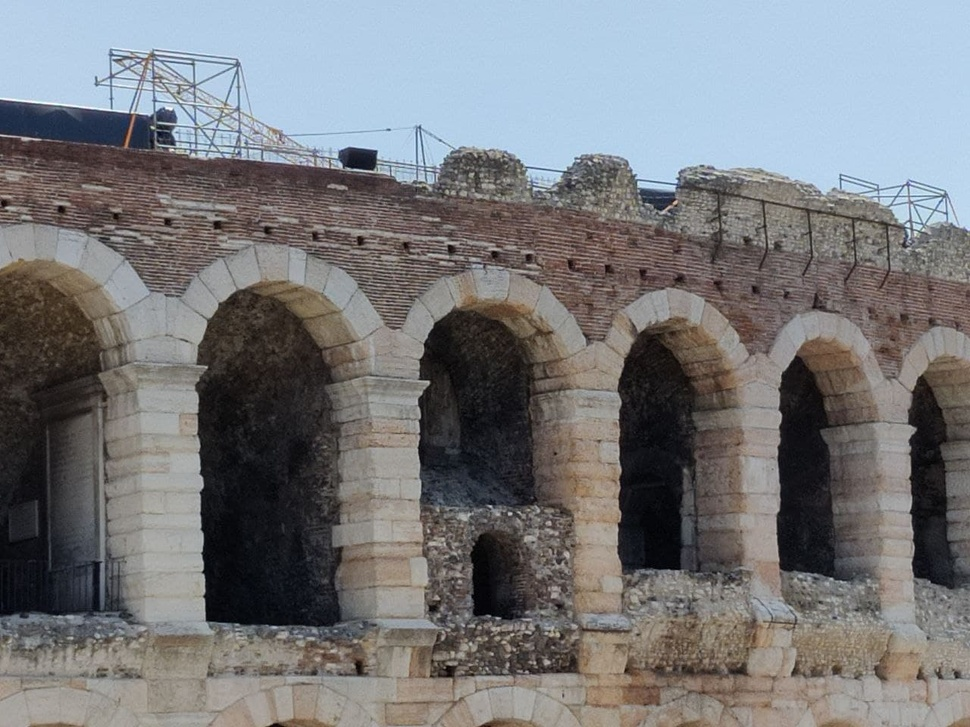
#> input picture images/arena/source_images/11.jpg, 970 x 727 px, shrunk from 1280 x 960 before the run, found by its file name; its folder holds 2 pictures in this run
$ jupyter execute --allow-errors main_flanned_based.ipynb
#> lines starting #> are read from the running program, lines starting #| are printed output that depends on the picture
[cell 1]
import matplotlib.pyplot as plt
from matplotlib import image as mpimg
import cv2
import os
import math
import numpy as np
from scipy.ndimage.morphology import distance_transform_edt

# FUNCTIONS

def getPathToImages(datasetIndex):
    relativePathFolder = ''
    startImgIndex = 0
    outputSavePath = ''

    if datasetIndex ==0:
        relativePathFolder = 'images/arena/source_images/'
        startImgIndex = 4
        outputSavePath = 'images/arena/'

    elif datasetIndex == 1:
        relativePathFolder = 'images/big_house/source_images/'
        startImgIndex = 1
        outputSavePath = 'images/big_house/'

    elif datasetIndex == 2:
        relativePathFolder = 'images/bridge/source_images/'
        startImgIndex = 0
        outputSavePath = 'images/bridge/'

    elif datasetIndex == 3:
        relativePathFolder = 'images/building_site/source_images/'
        startImgIndex = 0
        outputSavePath = 'images/building_site/'

    elif datasetIndex == 4:
        relativePathFolder = 'images/carmel/source_images/'
        startImgIndex = 0
        outputSavePath = 'images/carmel/'

    elif datasetIndex == 5:
        relativePathFolder = 'images/diamondhead/source_images/'
        startImgIndex = 0
        outputSavePath = 'images/diamondhead/'
    elif datasetIndex == 6:
        relativePathFolder = 'images/fishbowl/source_images/'
        startImgIndex = 0
        outputSavePath = 'images/fishbowl/'
    elif datasetIndex == 7:
        relativePathFolder = 'images/golden_gate/source_images/'
        startImgIndex = 0
        outputSavePath = 'images/golden_gate/'
    elif datasetIndex == 8:
        relativePathFolder = 'images/halfdome/source_images/'
        startImgIndex = 0
        outputSavePath = 'images/halfdome/'
    elif datasetIndex == 9:
        relativePathFolder = 'images/hotel/source_images/'
        startImgIndex = 0
        outputSavePath = 'images/hotel/'
    elif datasetIndex == 10:
        relativePathFolder = 'images/office/source_images/'
        startImgIndex = 0
        outputSavePath = 'images/office/'
    elif datasetIndex == 11:
        relativePathFolder = 'images/ponte_nuovo/source_images/'
        startImgIndex = 0
        outputSavePath = 'images/ponte_nuovo/'
    elif datasetIndex == 12:
        relativePathFolder = 'images/rio/source_images/'
        startImgIndex = 0
        outputSavePath = 'images/rio/'
    elif datasetIndex == 13:
        relativePathFolder = 'images/river/source_images/'
        startImgIndex = 0
        outputSavePath = 'images/river/'
    elif datasetIndex == 14:
        relativePathFolder = 'images/roof/source_images/'
        startImgIndex = 0
        outputSavePath = 'images/roof/'
    elif datasetIndex == 15:
        relativePathFolder = 'images/san_pietro/source_images/'
        startImgIndex = 0
        outputSavePath = 'images/san_pietro/'
    elif datasetIndex == 16:
        relativePathFolder = 'images/shangai/source_images/'
        startImgIndex = 0
        outputSavePath = 'images/shangai/'
    elif datasetIndex == 17:
        relativePathFolder = 'images/yard/source_images/'
        startImgIndex = 0
        outputSavePath = 'images/yard/'

    return (relativePathFolder, outputSavePath, startImgIndex)

# Removes black borders from image
def trim_black_countour(image):
    mask = np.argwhere(image != 0)

    min_x = np.min(mask[:,1])
    max_x = np.max(mask[:,1])

    min_y = np.min(mask[:,0])
    max_y = np.max(mask[:,0])

    return image[min_y:max_y, min_x:max_x,:]

# Compose the mosaice from 2 images using color adjust
# [22 lines left out: function blending, not called in this run]

def getMatches(descr_1, descr_2):
    # FlannBasedMatcher
    matcher = cv2.DescriptorMatcher_create(cv2.DescriptorMatcher_FLANNBASED)
    return matcher.knnMatch(descr_1, descr_2, 2)

def get_distance(e):
    return e.distance


def getSortedMatches(matches, percentageDistanceThesh):
        # percentageDistanceThesh must be between 0 and 1
        sortedMatches = []
        for m,n in matches:
            if m.distance < percentageDistanceThesh * n.distance:
                sortedMatches.append(m)

        list.sort(sortedMatches, key = get_distance)
        return sortedMatches


def getHMatrix(matches, numberOfPoints, iterations):
    baseImage_idx = matches[0].queryIdx
    bestMatch_idx = matches[0].trainIdx

    pts_base = np.array([[0, 0]])
    pts_bestMatch = np.array([[0, 0]])

    for x in range(numberOfPoints):
        baseImage_idx = bestMatches[x].queryIdx
        best_idx = bestMatches[x].trainIdx

        pts_base = np.concatenate((pts_base, [[base_kp[baseImage_idx].pt[0], base_kp[baseImage_idx].pt[1]]]))
        pts_bestMatch = np.concatenate((pts_bestMatch, [[bestMatchesKeyPoints[best_idx].pt[0], bestMatchesKeyPoints[best_idx].pt[1]]]))
    h, status = cv2.findHomography(pts_bestMatch, pts_base, cv2.RANSAC, maxIters = iterations)
    return h


# [19 lines left out: function drawMatches, not called in this run]

[cell 2]
relativePathFolder, outputSavePath, startImgIndex = getPathToImages(15)

images = []
for filename in os.listdir(relativePathFolder):
    img = cv2.imread(os.path.join(relativePathFolder, filename))
#> img is the input picture: shape (727, 970, 3); mean B, G, R 122.6, 120.2, 119.3
    if img is not None:
        images.append(img)
print("len ", len(images))
#| len  2
if len(images) < 5:
    fig, ax = plt.subplots(1, len(images), figsize=(15, 12))
    for j in range(len(images)):
        ax[j].imshow(images[j][:,:,::-1])
#> this loop made 2 passes
else:
    fig, ax = plt.subplots(math.floor(len(images)/5), 5, figsize=(15, 5))
    fig.suptitle('Some of the images')

    k = 0
    for i in range(math.floor(len(images)/5)):
        for j in range(5):
            ax[i,j].imshow(images[k][:,:,::-1])
            k+=1


startImage = images[startImgIndex]

plt.figure(figsize=(15,12))
plt.imshow(startImage[:,:,::-1])
plt.title('startImage')
plt.show()
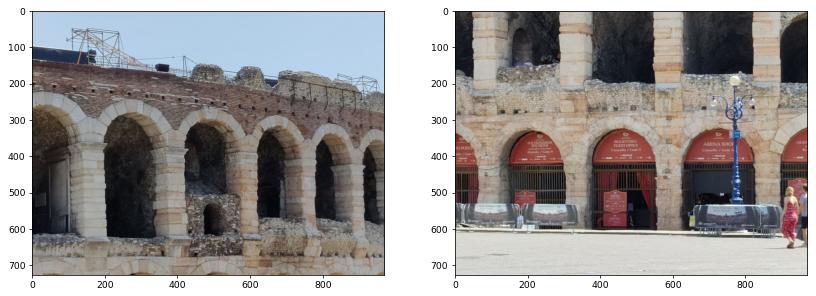
#> figure drawn by matplotlib, 2 panels

poppedImage = images.pop(startImgIndex)

[cell 3]
# EXTRACTING FEATURES

useGrayImages = False
#Get gray images
images_g = []
for i in range(len(images)):
    images_g.append(cv2.cvtColor(images[i], cv2.COLOR_BGR2GRAY))
#> this loop made 1 pass
#> after the loop, images_g = 1 item

#sift
sift = cv2.SIFT_create()

# compute keypoints and descriptors of all images except baseImage
keypoints = []
descriptors = []
for i in range(len(images)):
    if useGrayImages:
        kp, descr = sift.detectAndCompute(images_g[i], None)
    else:
        kp, descr = sift.detectAndCompute(images[i], None)

    keypoints.append(kp)
    descriptors.append(descr)
#> after the loop, descriptors = 1 item; keypoints = 1 item

[cell 4]
base_img = startImage

imagesToUseIdx = list(range(len(images)))
#> imagesToUseIdx = [0]

imagesAlreadyUsedIdx = []
reAnalyzed = []
discaredImages = []

checksOnDeterminant = True
showIntermediateSteps = True
saveOutput = True
showMatches = False

for i in range(len(images)):
    print("Iteration ", i)
    # Augment base image with black countour, assuming images shape all equal to the one of startImage
    top = int(startImage.shape[0])
    bottom = top
    right = int(startImage.shape[1])
    left = right

    base_img = cv2.copyMakeBorder(base_img, top, bottom, left, right, cv2.BORDER_CONSTANT, None, 0)
    base_img_g = cv2.cvtColor(base_img, cv2.COLOR_BGR2GRAY)

    if useGrayImages:
        base_kp, base_descr = sift.detectAndCompute(base_img_g, None)
    else:
        base_kp, base_descr = sift.detectAndCompute(base_img, None)

    bestMatchesMeanDistance = 1e10
    bestMatchesImageIdx = 0
    bestMatches = []

    # CHOOSING THE BEST IMAGE TO STICH

    # The image to stich is the one with lower mean distance value for the first
    # number of matches found
    for j in imagesToUseIdx:
        if j not in imagesAlreadyUsedIdx:
            matches = getMatches(base_descr,  descriptors[j])
            orderedMatches = getSortedMatches(matches, 0.7)

            if len(orderedMatches) > len(bestMatches):
                bestMatches = orderedMatches
                bestMatchesImageIdx = j

    bestMatchesKeyPoints = keypoints[bestMatchesImageIdx]

    # HOMOGRAPHY COMPUTATION

    if len(bestMatches) < 100:
        numberOfPoints = len(bestMatches)
    else:
        numberOfPoints = 100
    print("Number of matches for H computation ", numberOfPoints)

    h = getHMatrix(bestMatches, numberOfPoints, 50)

    # DETERMINANT CHECK
    # The determinant of a transformation matrix can be seen as a scaling factor
    # If det(h) is too big, for ex. greater than 10, the computation was probably wrong

    if checksOnDeterminant:
        determinantH = np.abs(np.linalg.det(h))
        if determinantH > 2 or determinantH < 0.35:
            reAnalyzed.append(bestMatchesImageIdx)

            not_good_idx = bestMatchesImageIdx
            print("H not good using image ", not_good_idx, "\nDeterminant of h not within bounds", determinantH)

            h_new = getHMatrix(bestMatches, len(bestMatches),  100)

            # DETERMINANT CHECK
            determinantH_new = np.abs(np.linalg.det(h_new))
            if determinantH_new < 2 and determinantH_new > 0.35:
                h = h_new
                print("New computation accepted, new idx ", bestMatchesImageIdx, " determinantH_new ", determinantH_new)
                print("New determinant ", determinantH_new)
            else:
                print("Discarding image ", not_good_idx, " determinantH_new ", determinantH_new)
                imagesAlreadyUsedIdx.append(not_good_idx)
                discaredImages.append(not_good_idx)
                continue
        else:
            print("Computation accepted, idx ", bestMatchesImageIdx, " determinantH ", determinantH)

    print("Applying homography transformation ...")
    imagesAlreadyUsedIdx.append(bestMatchesImageIdx)

    # Warped image
    img_warped = cv2.warpPerspective(images[bestMatchesImageIdx], h, (base_img.shape[1], base_img.shape[0]))

    # VISUALIZATION

    before_mosaice = base_img

    after_mosaice = blending(base_img, img_warped, True)

    if showMatches:
        drawMatches(before_mosaice, base_kp, images[bestMatchesImageIdx], keypoints[bestMatchesImageIdx], bestMatches[30:40], True, outputSavePath, i)

    if showIntermediateSteps:
        fig, ax = plt.subplots(1, 2)
        ax[0].imshow(img_warped[:,:,::-1])
        ax[0].axis('off')
        ax[0].set_title("image warped - idx "+str(bestMatchesImageIdx))

        ax[1].imshow(after_mosaice[:,:,::-1])
        ax[1].axis('off')
        ax[1].set_title("after stiching - iter " + str(i))

    base_img = trim_black_countour(after_mosaice)
#> this loop made 1 pass
#> (top, bottom, right, left, bestMatchesMeanDistance, numberOfPoints) on pass 1: (727, 727, 970, 970, 1e+10, 30)
#| Iteration  0
#| Number of matches for H computation  30
#| H not good using image  0
#| Determinant of h not within bounds 7677822221285734.0
#| Discarding image  0  determinantH_new  7677822221285734.0
#> pass 1, `base_img = cv2.copyMakeBorder(base_img, top, bottom, left, right, cv2...`:
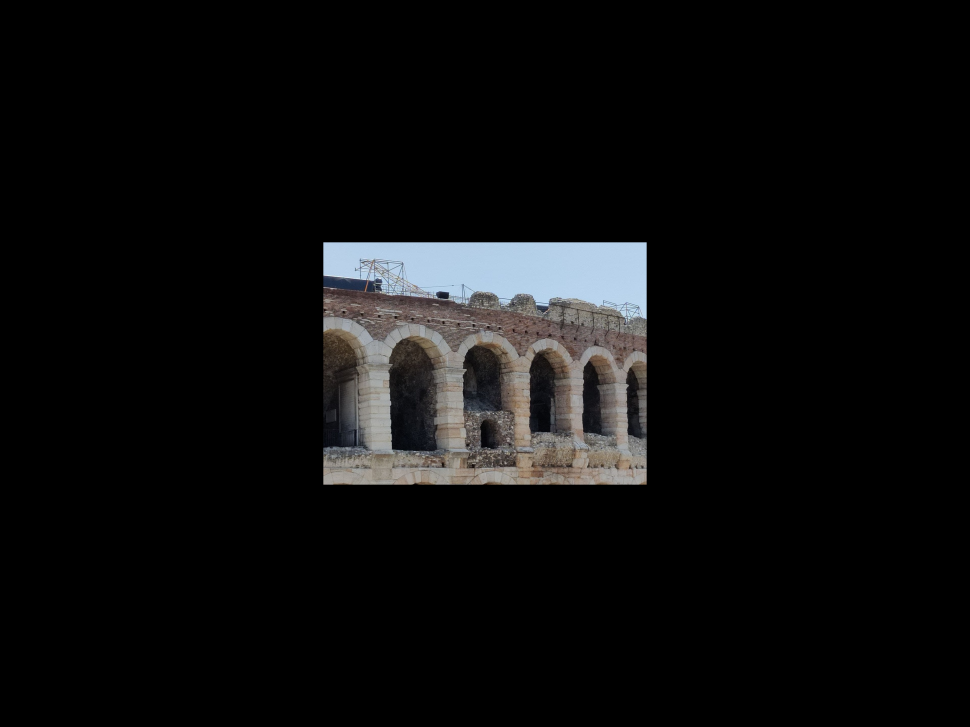
#> base_img: shape (2181, 2910, 3) (shown at 1/3 size); mean B, G, R 13.6, 13.4, 13.3
#> pass 1, `base_img_g = cv2.cvtColor(base_img, cv2.COLOR_BGR2GRAY)`:
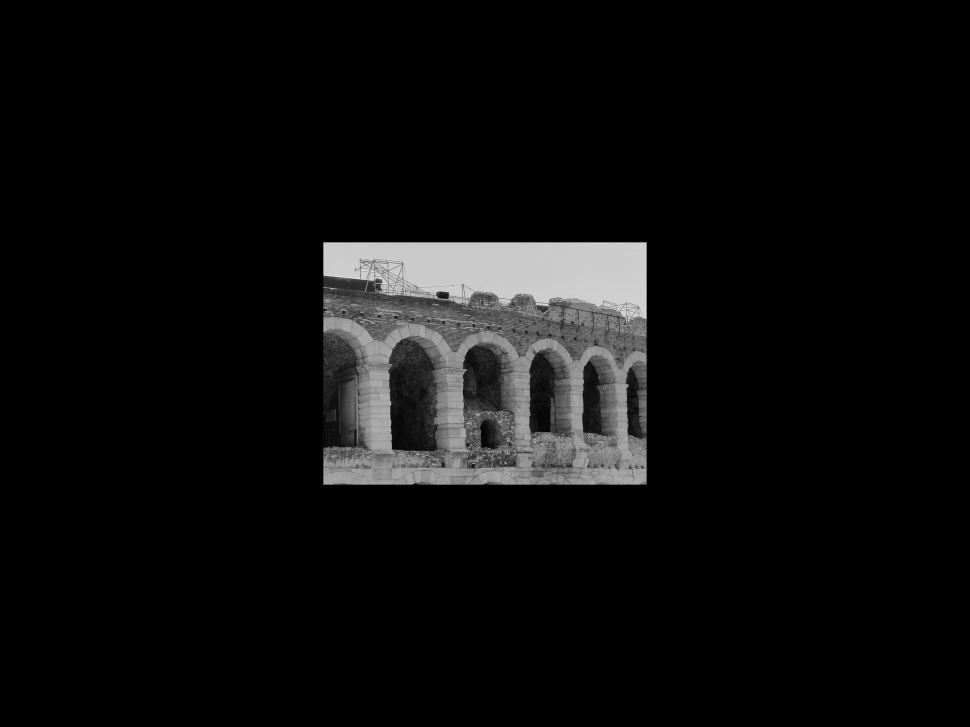
#> base_img_g: shape (2181, 2910) (shown at 1/3 size); min 0, max 252, mean 13.3
#> after the loop, discaredImages = [0]; imagesAlreadyUsedIdx = [0]; reAnalyzed = [0]

out_img = trim_black_countour(base_img)
#> in trim_black_countour, `min_x = np.min(mask[:,1])`: min_x = 970
#> in trim_black_countour, `max_x = np.max(mask[:,1])`: max_x = 1939
#> in trim_black_countour, `min_y = np.min(mask[:,0])`: min_y = 727
#> in trim_black_countour, `max_y = np.max(mask[:,0])`: max_y = 1453
plt.figure(figsize=(15,12))
plt.imshow(out_img[:,:,::-1])
plt.show()

print("Discarded images ", discaredImages)
#| Discarded images  [0]
if saveOutput:
    cv2.imwrite(f"{outputSavePath}final_result.jpg", out_img)
